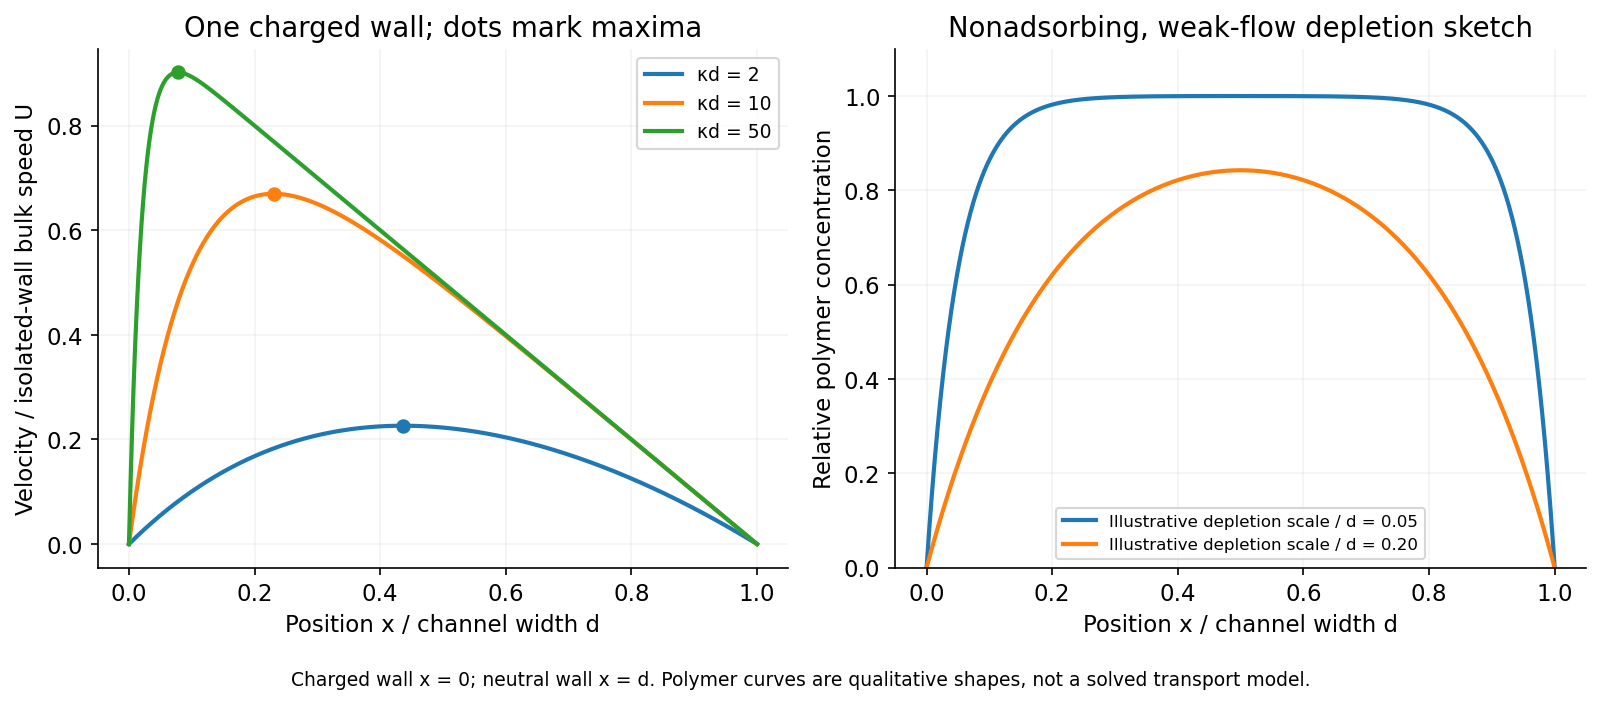

Generate this figure with Python:
"""Original generic-physics solution diagram; Python3.14.4,numpy2.3.5,matplotlib3.10.7.
Run from mirrored _media directory; save basename in cwd. No biological model.
"""
from pathlib import Path
import numpy as np
import matplotlib
matplotlib.use('Agg')
import matplotlib.pyplot as plt
plt.rcParams.update({'font.size':11,'figure.facecolor':'white','axes.spines.top':False,'axes.spines.right':False})
y=np.linspace(0,1,1600);fig,axs=plt.subplots(1,2,figsize=(10.8,4.7))
for theta in [2.,10.,50.]:
 u=1-(1-1/np.cosh(theta))*y-np.cosh(theta*(1-y))/np.cosh(theta);ym=1-np.arcsinh((np.cosh(theta)-1)/theta)/theta;um=1-(1-1/np.cosh(theta))*ym-np.cosh(theta*(1-ym))/np.cosh(theta);line=axs[0].plot(y,u,lw=2,label='κd = %g'%theta)[0];axs[0].scatter([ym],[um],color=line.get_color(),s=35)
axs[0].set(xlabel='Position x / channel width d',ylabel='Velocity / isolated-wall bulk speed U',title='One charged wall; dots mark maxima');axs[0].legend(fontsize=9);axs[0].grid(alpha=.15)
for ratio in [.05,.2]:
 n=(1-np.exp(-y/ratio))*(1-np.exp(-(1-y)/ratio));axs[1].plot(y,n,lw=2,label='Illustrative depletion scale / d = %.2f'%ratio)
axs[1].set(xlabel='Position x / channel width d',ylabel='Relative polymer concentration',title='Nonadsorbing, weak-flow depletion sketch',ylim=(0,1.1));axs[1].legend(fontsize=8);axs[1].grid(alpha=.15);fig.text(.5,.015,'Charged wall x = 0; neutral wall x = d. Polymer curves are qualitative shapes, not a solved transport model.',ha='center',fontsize=9);fig.tight_layout(rect=(0,.05,1,1))

fig.savefig(Path(__file__).with_suffix('.png').name,dpi=150,facecolor='white',bbox_inches='tight');plt.close(fig)
